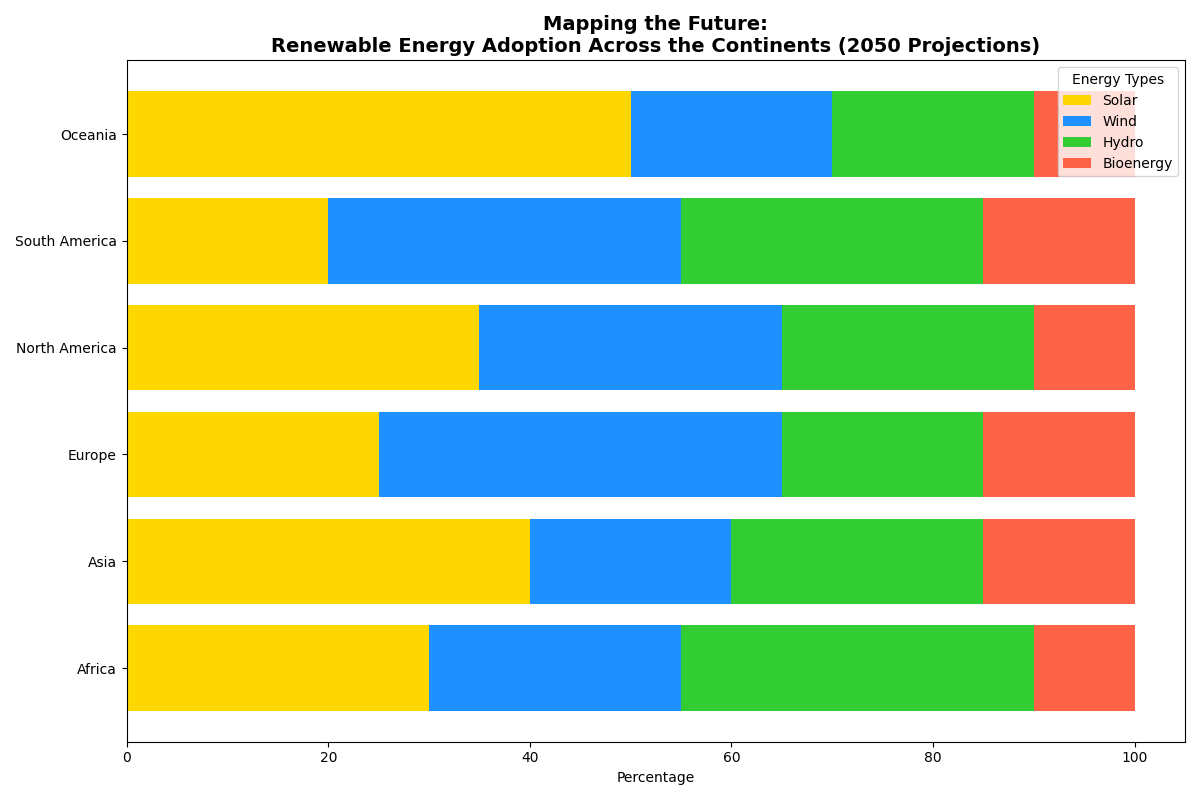

Write Python code to recreate this figure.
import numpy as np
import matplotlib.pyplot as plt

# Define continents and renewable energy types
continents = ['Africa', 'Asia', 'Europe', 'North America', 'South America', 'Oceania']
energy_types = ['Solar', 'Wind', 'Hydro', 'Bioenergy']

# Projections of renewable energy percentages for each continent in 2050
energy_percentages = np.array([
    [30, 25, 35, 10],  # Africa
    [40, 20, 25, 15],  # Asia
    [25, 40, 20, 15],  # Europe
    [35, 30, 25, 10],  # North America
    [20, 35, 30, 15],  # South America
    [50, 20, 20, 10]   # Oceania
])

# Define colors for each type of renewable energy
colors = ['#FFD700', '#1E90FF', '#32CD32', '#FF6347']  # Gold, Dodger Blue, Lime Green, Tomato

# Create the figure and axis
fig, ax = plt.subplots(figsize=(12, 8))

# Plot horizontal bar segment for each continent and energy type
for i, continent in enumerate(continents):
    bottom = 0
    for j, energy_type in enumerate(energy_types):
        ax.barh(continent, energy_percentages[i][j], left=bottom, color=colors[j], label=energy_type if i == 0 else "")
        bottom += energy_percentages[i][j]

# Set axis labels and title
ax.set_xlabel('Percentage')
ax.set_title('Mapping the Future:\nRenewable Energy Adoption Across the Continents (2050 Projections)', fontsize=14, fontweight='bold')

# Add a legend for the colors
ax.legend(title="Energy Types")

# Adjust layout for better fit
plt.tight_layout()

# Show the plot
plt.show()
